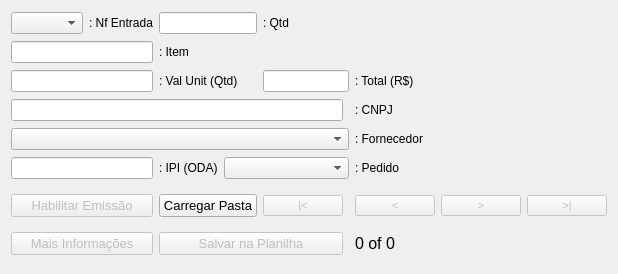
<?xml version="1.0" encoding="UTF-8"?>
<ui version="4.0">
 <class>local_xml_reader</class>
 <widget class="QWidget" name="local_xml_reader">
  <property name="geometry">
   <rect>
    <x>0</x>
    <y>0</y>
    <width>497</width>
    <height>274</height>
   </rect>
  </property>
  <property name="windowTitle">
   <string notr="true"/>
  </property>
  <layout class="QGridLayout" name="gridLayout">
   <item row="0" column="0">
    <widget class="QComboBox" name="nf_entry_combo"/>
   </item>
   <item row="3" column="0" colspan="6">
    <widget class="QLineEdit" name="cnpj_edit"/>
   </item>
   <item row="0" column="1" colspan="2">
    <widget class="QLabel" name="lbl_nf_entry">
     <property name="text">
      <string>: Nf Entrada</string>
     </property>
    </widget>
   </item>
   <item row="6" column="0">
    <spacer name="verticalSpacer">
     <property name="orientation">
      <enum>Qt::Vertical</enum>
     </property>
     <property name="sizeType">
      <enum>QSizePolicy::Fixed</enum>
     </property>
     <property name="sizeHint" stdset="0">
      <size>
       <width>10</width>
       <height>8</height>
      </size>
     </property>
    </spacer>
   </item>
   <item row="10" column="7">
    <widget class="QLabel" name="lbl_counter">
     <property name="sizePolicy">
      <sizepolicy hsizetype="Fixed" vsizetype="Preferred">
       <horstretch>0</horstretch>
       <verstretch>0</verstretch>
      </sizepolicy>
     </property>
     <property name="font">
      <font>
       <pointsize>12</pointsize>
      </font>
     </property>
     <property name="text">
      <string>0 of 0</string>
     </property>
     <property name="alignment">
      <set>Qt::AlignCenter</set>
     </property>
    </widget>
   </item>
   <item row="2" column="0" colspan="3">
    <widget class="QLineEdit" name="val_unit_edit"/>
   </item>
   <item row="2" column="3" colspan="2">
    <widget class="QLabel" name="lbl_val_unit">
     <property name="text">
      <string>: Val Unit (Qtd)</string>
     </property>
    </widget>
   </item>
   <item row="5" column="0" colspan="3">
    <widget class="QLineEdit" name="ipi_edit"/>
   </item>
   <item row="9" column="0">
    <spacer name="verticalSpacer_2">
     <property name="orientation">
      <enum>Qt::Vertical</enum>
     </property>
     <property name="sizeType">
      <enum>QSizePolicy::Fixed</enum>
     </property>
     <property name="sizeHint" stdset="0">
      <size>
       <width>20</width>
       <height>8</height>
      </size>
     </property>
    </spacer>
   </item>
   <item row="1" column="0" colspan="3">
    <widget class="QLineEdit" name="item_edit"/>
   </item>
   <item row="7" column="7">
    <widget class="QPushButton" name="prev_xml_btn">
     <property name="enabled">
      <bool>false</bool>
     </property>
     <property name="font">
      <font>
       <pointsize>8</pointsize>
      </font>
     </property>
     <property name="text">
      <string>&lt;</string>
     </property>
    </widget>
   </item>
   <item row="2" column="5" colspan="2">
    <widget class="QLineEdit" name="total_edit"/>
   </item>
   <item row="0" column="3" colspan="2">
    <widget class="QLineEdit" name="qtd_edit"/>
   </item>
   <item row="5" column="7" colspan="2">
    <widget class="QLabel" name="lbl_pedido">
     <property name="text">
      <string>: Pedido</string>
     </property>
    </widget>
   </item>
   <item row="7" column="8">
    <widget class="QPushButton" name="next_xml_btn">
     <property name="enabled">
      <bool>false</bool>
     </property>
     <property name="font">
      <font>
       <pointsize>8</pointsize>
      </font>
     </property>
     <property name="text">
      <string>&gt;</string>
     </property>
    </widget>
   </item>
   <item row="4" column="7" colspan="2">
    <widget class="QLabel" name="lbl_forn">
     <property name="text">
      <string>: Fornecedor</string>
     </property>
    </widget>
   </item>
   <item row="5" column="3">
    <widget class="QLabel" name="lbl_ipi">
     <property name="text">
      <string>: IPI (ODA)</string>
     </property>
    </widget>
   </item>
   <item row="1" column="3">
    <widget class="QLabel" name="lbl_item">
     <property name="text">
      <string>: Item</string>
     </property>
    </widget>
   </item>
   <item row="5" column="4" colspan="3">
    <widget class="QComboBox" name="pedido_combo"/>
   </item>
   <item row="3" column="7" colspan="2">
    <widget class="QLabel" name="lbl_cnpj">
     <property name="text">
      <string>: CNPJ</string>
     </property>
    </widget>
   </item>
   <item row="0" column="5">
    <widget class="QLabel" name="lbl_qtd">
     <property name="text">
      <string>: Qtd</string>
     </property>
    </widget>
   </item>
   <item row="7" column="5">
    <widget class="QPushButton" name="jump_first_btn">
     <property name="enabled">
      <bool>false</bool>
     </property>
     <property name="font">
      <font>
       <pointsize>8</pointsize>
      </font>
     </property>
     <property name="text">
      <string>|&lt;</string>
     </property>
    </widget>
   </item>
   <item row="7" column="9">
    <widget class="QPushButton" name="jump_last_btn">
     <property name="enabled">
      <bool>false</bool>
     </property>
     <property name="font">
      <font>
       <pointsize>8</pointsize>
      </font>
     </property>
     <property name="text">
      <string>&gt;|</string>
     </property>
    </widget>
   </item>
   <item row="2" column="7" colspan="2">
    <widget class="QLabel" name="lbl_total">
     <property name="text">
      <string>: Total (R$)</string>
     </property>
    </widget>
   </item>
   <item row="4" column="0" colspan="7">
    <widget class="QComboBox" name="fornecedor_combo"/>
   </item>
   <item row="7" column="0" colspan="3">
    <widget class="QPushButton" name="enable_automate_btn">
     <property name="enabled">
      <bool>false</bool>
     </property>
     <property name="sizePolicy">
      <sizepolicy hsizetype="Minimum" vsizetype="Fixed">
       <horstretch>0</horstretch>
       <verstretch>0</verstretch>
      </sizepolicy>
     </property>
     <property name="font">
      <font>
       <pointsize>10</pointsize>
      </font>
     </property>
     <property name="text">
      <string>Habilitar Emissão</string>
     </property>
    </widget>
   </item>
   <item row="10" column="3" colspan="3">
    <widget class="QPushButton" name="save_excel_btn">
     <property name="enabled">
      <bool>false</bool>
     </property>
     <property name="font">
      <font>
       <pointsize>10</pointsize>
      </font>
     </property>
     <property name="text">
      <string>Salvar na Planilha</string>
     </property>
    </widget>
   </item>
   <item row="10" column="0" colspan="3">
    <widget class="QPushButton" name="load_xml_btn_3">
     <property name="enabled">
      <bool>false</bool>
     </property>
     <property name="font">
      <font>
       <pointsize>10</pointsize>
      </font>
     </property>
     <property name="text">
      <string>Mais Informações</string>
     </property>
    </widget>
   </item>
   <item row="7" column="3" colspan="2">
    <widget class="QPushButton" name="load_xml_btn">
     <property name="minimumSize">
      <size>
       <width>0</width>
       <height>0</height>
      </size>
     </property>
     <property name="sizeIncrement">
      <size>
       <width>0</width>
       <height>0</height>
      </size>
     </property>
     <property name="baseSize">
      <size>
       <width>0</width>
       <height>0</height>
      </size>
     </property>
     <property name="font">
      <font>
       <pointsize>10</pointsize>
      </font>
     </property>
     <property name="text">
      <string>Carregar Pasta</string>
     </property>
    </widget>
   </item>
  </layout>
 </widget>
 <resources/>
 <connections/>
</ui>
